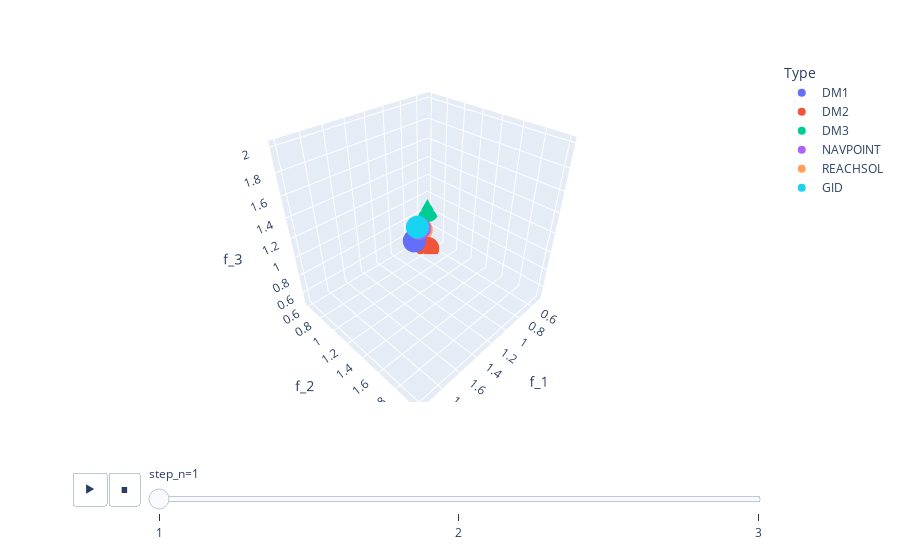

This figure's notebook cell:
### Code cell
import plotly.express as ex

# näin helppoa se on kun sen vaan saa oikein !!!
fig3 = ex.scatter_3d(ttt.sort_values("step_n"),
x="f_1", y="f_2", z="f_3",
color="Type",
#range_x=[ideal[0] - 0.5, nadir[0] + 0.5],
#range_y=[ideal[1] - 0.5, nadir[1] + 0.5],
#range_z=[ideal[2] - 0.5, nadir[2] + 0.5],
animation_frame=f"step_n")

### Figure 1 — Plotly figure (JSON) as saved in the notebook; plotly's stock layout.template omitted (floating-point values rounded to 4 significant figures)
{"data": [{"hovertemplate": "Type=DM1<br>step_n=1<br>f_1=%{x}<br>f_2=%{y}<br>f_3=%{z}<extra></extra>", "legendgroup": "DM1", "marker": {"color": "#636efa", "symbol": "circle"}, "mode": "markers", "name": "DM1", "scene": "scene", "showlegend": true, "type": "scatter3d", "x": [0.8], "y": [0.7], "z": [0.6]}, {"hovertemplate": "Type=DM2<br>step_n=1<br>f_1=%{x}<br>f_2=%{y}<br>f_3=%{z}<extra></extra>", "legendgroup": "DM2", "marker": {"color": "#EF553B", "symbol": "circle"}, "mode": "markers", "name": "DM2", "scene": "scene", "showlegend": true, "type": "scatter3d", "x": [0.7], "y": [0.8], "z": [0.5]}, {"hovertemplate": "Type=DM3<br>step_n=1<br>f_1=%{x}<br>f_2=%{y}<br>f_3=%{z}<extra></extra>", "legendgroup": "DM3", "marker": {"color": "#00cc96", "symbol": "circle"}, "mode": "markers", "name": "DM3", "scene": "scene", "showlegend": true, "type": "scatter3d", "x": [0.5], "y": [0.6], "z": [0.8]}, {"hovertemplate": "Type=NAVPOINT<br>step_n=1<br>f_1=%{x}<br>f_2=%{y}<br>f_3=%{z}<extra></extra>", "legendgroup": "NAVPOINT", "marker": {"color": "#ab63fa", "symbol": "circle"}, "mode": "markers", "name": "NAVPOINT", "scene": "scene", "showlegend": true, "type": "scatter3d", "x": [1.536], "y": [1.536], "z": [1.535]}, {"hovertemplate": "Type=REACHSOL<br>step_n=1<br>f_1=%{x}<br>f_2=%{y}<br>f_3=%{z}<extra></extra>", "legendgroup": "REACHSOL", "marker": {"color": "#FFA15A", "symbol": "circle"}, "mode": "markers", "name": "REACHSOL", "scene": "scene", "showlegend": true, "type": "scatter3d", "x": [0.6094], "y": [0.6095], "z": [0.6064]}, {"hovertemplate": "Type=GID<br>step_n=1<br>f_1=%{x}<br>f_2=%{y}<br>f_3=%{z}<extra></extra>", "legendgroup": "GID", "marker": {"color": "#19d3f3", "symbol": "circle"}, "mode": "markers", "name": "GID", "scene": "scene", "showlegend": true, "type": "scatter3d", "x": [2.0], "y": [2.0], "z": [2.0]}], "layout": {"legend": {"title": {"text": "Type"}, "tracegroupgap": 0}, "margin": {"t": 60}, "scene": {"domain": {"x": [0, 1], "y": [0, 1]}, "xaxis": {"title": {"text": "f_1"}}, "yaxis": {"title": {"text": "f_2"}}, "zaxis": {"title": {"text": "f_3"}}}, "sliders": [{"active": 0, "currentvalue": {"prefix": "step_n="}, "len": 0.9, "pad": {"b": 10, "t": 60}, "steps": [{"args": [["1"], {"frame": {"duration": 0, "redraw": true}, "fromcurrent": true, "mode": "immediate", "transition": {"duration": 0, "easing": "linear"}}], "label": "1", "method": "animate"}, {"args": [["2"], {"frame": {"duration": 0, "redraw": true}, "fromcurrent": true, "mode": "immediate", "transition": {"duration": 0, "easing": "linear"}}], "label": "2", "method": "animate"}, {"args": [["3"], {"frame": {"duration": 0, "redraw": true}, "fromcurrent": true, "mode": "immediate", "transition": {"duration": 0, "easing": "linear"}}], "label": "3", "method": "animate"}], "x": 0.1, "xanchor": "left", "y": 0, "yanchor": "top"}], "updatemenus": [{"buttons": [{"args": [null, {"frame": {"duration": 500, "redraw": true}, "fromcurrent": true, "mode": "immediate", "transition": {"duration": 500, "easing": "linear"}}], "label": "&#9654;", "method": "animate"}, {"args": [[null], {"frame": {"duration": 0, "redraw": true}, "fromcurrent": true, "mode": "immediate", "transition": {"duration": 0, "easing": "linear"}}], "label": "&#9724;", "method": "animate"}], "direction": "left", "pad": {"r": 10, "t": 70}, "showactive": false, "type": "buttons", "x": 0.1, "xanchor": "right", "y": 0, "yanchor": "top"}]}}
